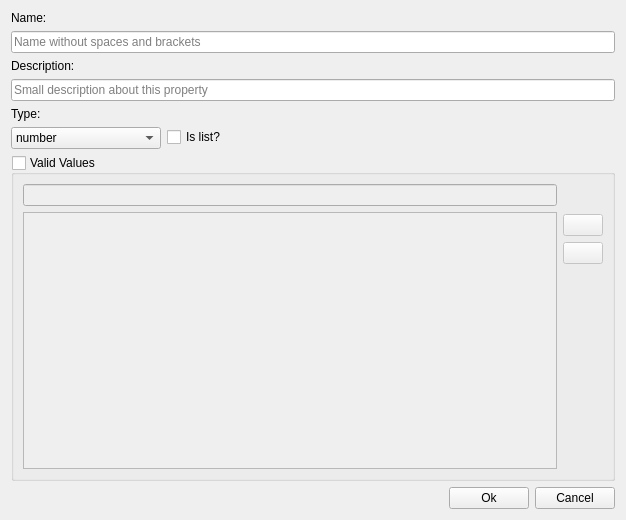
<?xml version="1.0" encoding="UTF-8"?>
<ui version="4.0">
 <class>webmapAddPropertyDialog</class>
 <widget class="QDialog" name="webmapAddPropertyDialog">
  <property name="geometry">
   <rect>
    <x>0</x>
    <y>0</y>
    <width>626</width>
    <height>520</height>
   </rect>
  </property>
  <property name="windowTitle">
   <string>Add Property</string>
  </property>
  <property name="modal">
   <bool>true</bool>
  </property>
  <layout class="QVBoxLayout" name="verticalLayout">
   <item>
    <layout class="QFormLayout" name="formLayout">
     <item row="0" column="0">
      <widget class="QLabel" name="label">
       <property name="text">
        <string>Name:</string>
       </property>
      </widget>
     </item>
     <item row="2" column="0">
      <widget class="QLabel" name="label_2">
       <property name="text">
        <string>Description:</string>
       </property>
      </widget>
     </item>
     <item row="4" column="0">
      <widget class="QLabel" name="label_3">
       <property name="text">
        <string>Type:</string>
       </property>
      </widget>
     </item>
     <item row="1" column="0" colspan="2">
      <widget class="QLineEdit" name="nameEditWidget">
       <property name="placeholderText">
        <string>Name without spaces and brackets</string>
       </property>
      </widget>
     </item>
     <item row="3" column="0" colspan="2">
      <widget class="QLineEdit" name="descrEditWidget">
       <property name="placeholderText">
        <string>Small description about this property</string>
       </property>
      </widget>
     </item>
     <item row="5" column="0">
      <widget class="QComboBox" name="typeComboWidget">
       <property name="minimumSize">
        <size>
         <width>150</width>
         <height>0</height>
        </size>
       </property>
       <item>
        <property name="text">
         <string>number</string>
        </property>
       </item>
       <item>
        <property name="text">
         <string>string</string>
        </property>
       </item>
       <item>
        <property name="text">
         <string>file</string>
        </property>
       </item>
      </widget>
     </item>
     <item row="5" column="1">
      <widget class="QCheckBox" name="listCheckWidget">
       <property name="toolTip">
        <string>Check if this property will contains multiple values</string>
       </property>
       <property name="text">
        <string>Is list?</string>
       </property>
      </widget>
     </item>
     <item row="6" column="0" colspan="2">
      <widget class="QGroupBox" name="validValuesGroup">
       <property name="title">
        <string>Valid Values</string>
       </property>
       <property name="checkable">
        <bool>true</bool>
       </property>
       <property name="checked">
        <bool>false</bool>
       </property>
       <layout class="QHBoxLayout" name="horizontalLayout_2">
        <item>
         <layout class="QVBoxLayout" name="verticalLayout_3">
          <item>
           <widget class="QLineEdit" name="validValueEditWidget"/>
          </item>
          <item>
           <widget class="QListWidget" name="validValuesListWidget"/>
          </item>
         </layout>
        </item>
        <item>
         <layout class="QVBoxLayout" name="verticalLayout_2">
          <item>
           <spacer name="verticalSpacer_2">
            <property name="orientation">
             <enum>Qt::Vertical</enum>
            </property>
            <property name="sizeType">
             <enum>QSizePolicy::Preferred</enum>
            </property>
            <property name="sizeHint" stdset="0">
             <size>
              <width>20</width>
              <height>30</height>
             </size>
            </property>
           </spacer>
          </item>
          <item>
           <widget class="QPushButton" name="addBtnWidget">
            <property name="text">
             <string/>
            </property>
            <property name="icon">
             <iconset>
              <normaloff>../icons/symbologyAdd.png</normaloff>../icons/symbologyAdd.png</iconset>
            </property>
           </widget>
          </item>
          <item>
           <widget class="QPushButton" name="delBtnWidget">
            <property name="text">
             <string/>
            </property>
            <property name="icon">
             <iconset>
              <normaloff>../icons/symbologyRemove.png</normaloff>../icons/symbologyRemove.png</iconset>
            </property>
           </widget>
          </item>
          <item>
           <spacer name="verticalSpacer">
            <property name="orientation">
             <enum>Qt::Vertical</enum>
            </property>
            <property name="sizeHint" stdset="0">
             <size>
              <width>20</width>
              <height>40</height>
             </size>
            </property>
           </spacer>
          </item>
         </layout>
        </item>
       </layout>
      </widget>
     </item>
    </layout>
   </item>
   <item>
    <layout class="QHBoxLayout" name="horizontalLayout">
     <item>
      <spacer name="horizontalSpacer">
       <property name="orientation">
        <enum>Qt::Horizontal</enum>
       </property>
       <property name="sizeHint" stdset="0">
        <size>
         <width>40</width>
         <height>20</height>
        </size>
       </property>
      </spacer>
     </item>
     <item>
      <widget class="QPushButton" name="okButtonWidget">
       <property name="text">
        <string>Ok</string>
       </property>
      </widget>
     </item>
     <item>
      <widget class="QPushButton" name="cancelButtonWidget">
       <property name="text">
        <string>Cancel</string>
       </property>
      </widget>
     </item>
    </layout>
   </item>
  </layout>
 </widget>
 <resources/>
 <connections/>
</ui>
